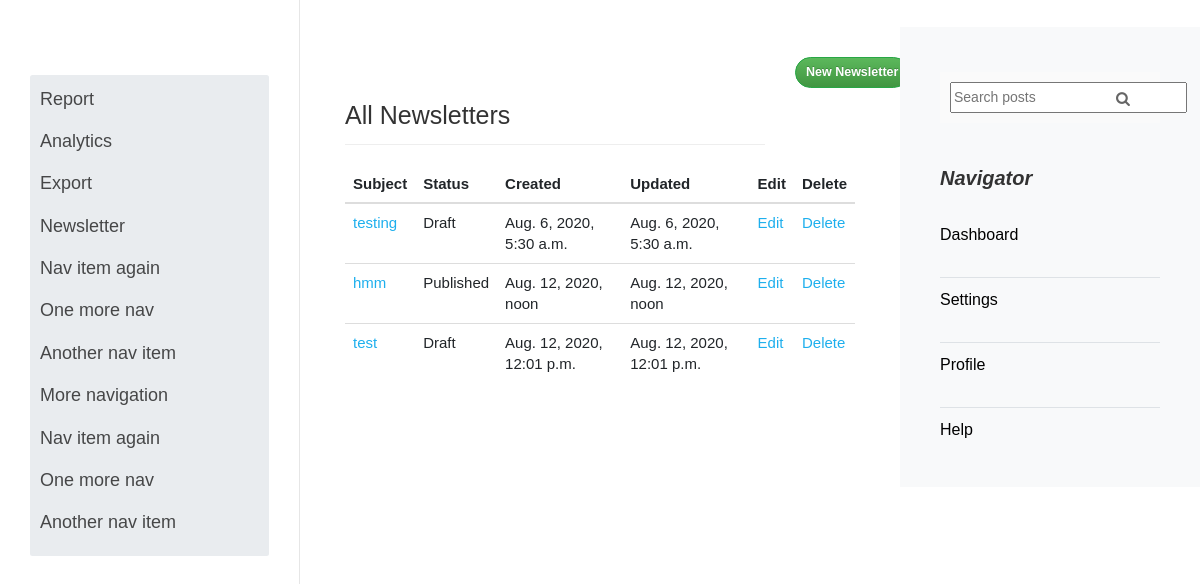
The app's page /control/newsletter-list/ with its own data.
### newsletters/models.py (models this page shows, shortened)
class Newsletter(models.Model):
    EMAIL_STATUS_CHOICES = (
        ('Draft', 'Draft'),
        ('Published', 'Published')
    )
    subject = models.CharField(max_length=250)
    body = models.TextField()
    email = models.ManyToManyField(NewsletterUser)
    status = models.CharField(choices=EMAIL_STATUS_CHOICES, default='', max_length=10)
    created = models.DateTimeField(auto_now_add=True)
    updated = models.DateTimeField(auto_now=True)

### newsletters/views.py (the view)
def control_newsletter_list(request):
    newsletters = Newsletter.objects.all()
    paginator = Paginator(newsletters, 5)
    page = request.GET.get('page')
    try:
        items = paginator.page(page)
    except PageNotAnInteger:
        items = paginator.page(1)
    except EmptyPage:
        items = paginator.page(paginator.num_pages)
    index = items.number - 1
    max_index = len(paginator.page_range)
    start_index = index - 5 if index >= 5 else 0
    end_index = index + 5 if index <= max_index -5 else max_index
    page_range = paginator.page_range[start_index:end_index]
    context = {
        "items": items,
        "page_range": page_range,
    }
    template = "control_panel/control_newsletter_list.html"
    return render(request, template, context)

### templates/control_panel/control_newsletter_list.html (shortened to what this page needs)
{% extends "control_base.html" %}
{% block content %}
<div class="col-sm-12 col-sm-offset-0 sol-md-10 col-md-offset-0 main">
    <div class="row">
        <div class="col-sm-10">
            <h1 class="page-header">All Newsletters</h1>
        </div>
        <div class="col-sm-2">
            <a href='{% url "control_panel:control_newsletter" %}'><button type="button" class="btn btn-success btn-lg"><strong>New Newsletter</strong></button></a>
        </div>
    </div>
    <div class="table-responsive table-hover">
        <table class="table">
            <thead>
                <th>Subject</th>
                <th>Status</th>
                <th>Created</th>
                <th>Updated</th>
                <th>Edit</th>
                <th>Delete</th>
            </thead>
            <tbody>
                {% for item in items %}
                <tr>
                    <td><a href='{% url "control_panel:control_newsletter_detail" pk=item.pk %}'>{{ item.subject }}</a></td>
                    <td>{{ item.status }}</td>
                    <td>{{ item.created }}</td>
                    <td>{{ item.updated }}</td>
                    <td><a href='{% url "control_panel:control_newsletter_edit" pk=item.pk %}'>Edit</a></td>
                    <td><a href='{% url "control_panel:control_newsletter_delete" pk=item.pk %}'>Delete</a></td>
                </tr>
                {% endfor %}
            </tbody>
        </table>
    </div>
</div>
{% endblock %}

### static/css/base.css (style rules this page uses)
h1 { color: #777777; }

### records on screen
Newsletter: subject "testing", status "Draft", created "Aug. 6, 2020, 5:30 a.m.", updated "Aug. 6, 2020, 5:30 a.m."
Newsletter: subject "hmm", status "Published", created "Aug. 12, 2020, noon", updated "Aug. 12, 2020, noon"
Newsletter: subject "test", status "Draft", created "Aug. 12, 2020, 12:01 p.m.", updated "Aug. 12, 2020, 12:01 p.m."
